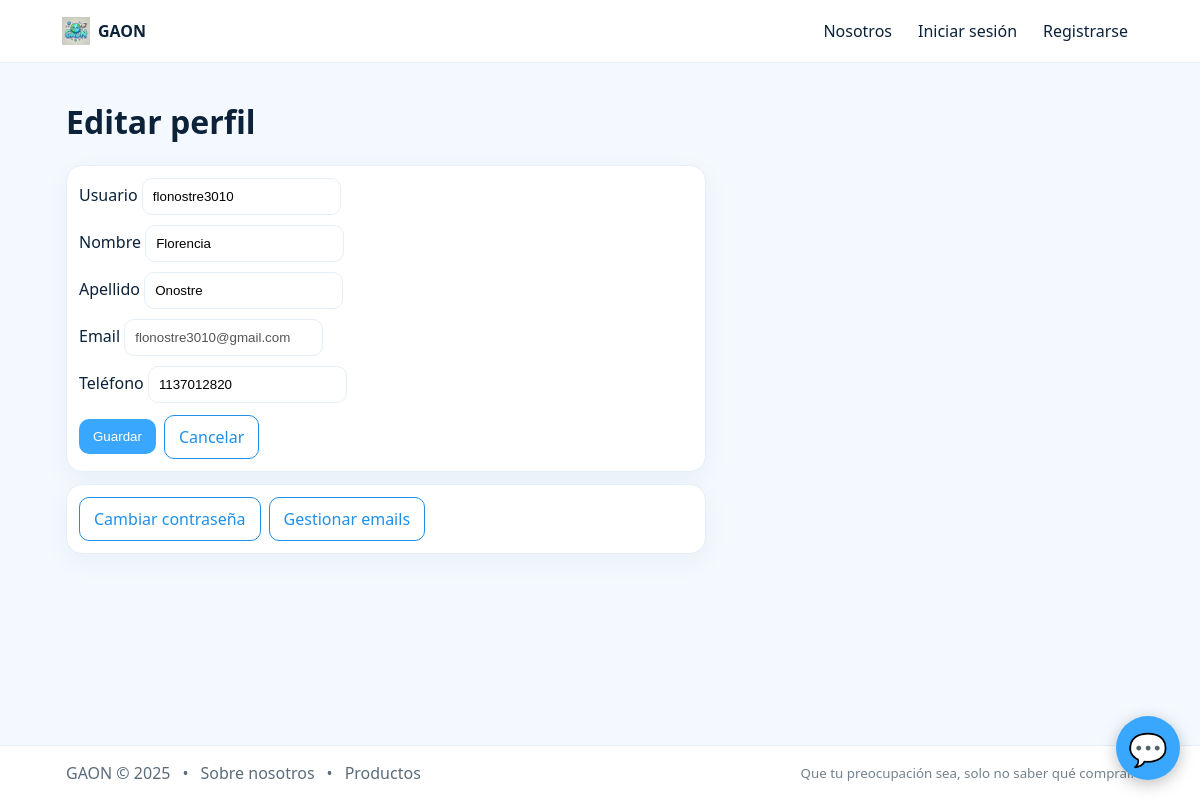
/account/edit/ (signed in), run on the app's committed database.
### users/models.py (models this page shows, shortened)
class CustomUser(AbstractUser):
    telefono = models.CharField(max_length=20, blank=True)
    rol = models.CharField(max_length=20, choices=[('cliente','Cliente'),('admin','Administrador')], default='cliente')

### users/views.py (the view)
# urls.py: path("edit/", account_edit, name="account-edit"),
@login_required
def account_edit(request):
    user = request.user
    if request.method == "POST":
        form = ProfileForm(request.POST, instance=user)
        if form.is_valid():
            form.save()
            messages.success(request, "Datos actualizados correctamente.")
            return redirect("/account/")  # o quedate en la misma página si preferís
    else:
        form = ProfileForm(instance=user)
    return render(request, "users/account_edit.html", {"form": form})

### users/forms.py (shortened to what this page needs)
class ProfileForm(forms.ModelForm):
    class Meta:
        model = CustomUser
        fields = ["username", "first_name", "last_name", "email", "telefono"]
        widgets = {
            "username": forms.TextInput(attrs={"placeholder": "Usuario"}),
            "first_name": forms.TextInput(attrs={"placeholder": "Nombre"}),
            "last_name": forms.TextInput(attrs={"placeholder": "Apellido"}),
            "email": forms.EmailInput(attrs={"readonly": "readonly"}),  # se bloquea edición
            "telefono": forms.TextInput(attrs={"placeholder": "Teléfono"}),
        }
    def __init__(self, *args, **kwargs):
        super().__init__(*args, **kwargs)
        self.fields["email"].disabled = True
        self.fields["email"].required = True
        resolved = resolve_user_email(self.instance)
        if resolved:
            self.initial["email"] = resolved
            self.fields["email"].widget.attrs["placeholder"] = resolved
        else:
            self.fields["email"].widget.attrs["placeholder"] = "tu@email.com"

### users/forms.py (called while the page is built, shortened)
def resolve_user_email(user):
    if user and getattr(user, "email", ""):
        return user.email

### templates/users/account_edit.html (shortened to what this page needs)
{% extends "base.html" %}
{% block content %}
<h1>Editar perfil</h1>
<form id="account-edit-form" method="post" class="card pad" style="max-width:640px">
  <div style="display:grid;gap:10px">
    <label>Usuario {{ form.username }}</label>
    <label>Nombre {{ form.first_name }}</label>
    <label>Apellido {{ form.last_name }}</label>
    <label>Email {{ form.email }}</label>
    <label>Teléfono {{ form.telefono }}</label>
  </div>
  <div class="row" style="gap:8px;margin-top:12px">
    <button class="btn" type="submit">Guardar</button>
    <a class="btn outline" href="/account/">Cancelar</a>
  </div>
</form>
<div class="card pad" style="max-width:640px;margin-top:12px">
  <div class="row" style="gap:8px;flex-wrap:wrap">
    <a class="btn outline" href="/accounts/password/change/">Cambiar contraseña</a>
    <a class="btn outline" href="/accounts/email/">Gestionar emails</a>
  </div>
</div>
{% endblock %}

### templates/base.html (style rules this page uses)
:root { --fg:#0b2239; --muted:#5b6b7a; --border:#e6eef7; --card:#ffffff; --bg:#f4f9ff; --brand:#3aa7ff; --brand-600:#1f8fe7; --brand-50:#eaf5ff; --ok:#16a085; --err:#c0392b; }
* { box-sizing:border-box }
html,body { height:100% }
body { margin:0; font-family: system-ui,Segoe UI,Roboto,Arial; color:var(--fg); display:flex; flex-direction:column; min-height:100vh; background:var(--bg); }
.row { display:flex; align-items:center; gap:10px }
a { color:inherit; text-decoration:none }
.btn { background:var(--brand); color:#fff; border:0; border-radius:10px; padding:10px 14px; cursor:pointer }
.btn.outline { background:#fff;color:var(--brand-600);border:1px solid var(--brand-600) }
input,select,textarea { padding:10px;border:1px solid var(--border);border-radius:10px;background:#fff }
.card { background:var(--card); border:1px solid var(--border); border-radius:16px; overflow:hidden; box-shadow:0 8px 24px rgba(28,66,104,.05) }
.pad { padding:12px }

### data on the page
CustomUser: username "flonostre3010", first_name "Florencia", last_name "Onostre", email "flonostre3010@gmail.com", telefono "1137012820"
